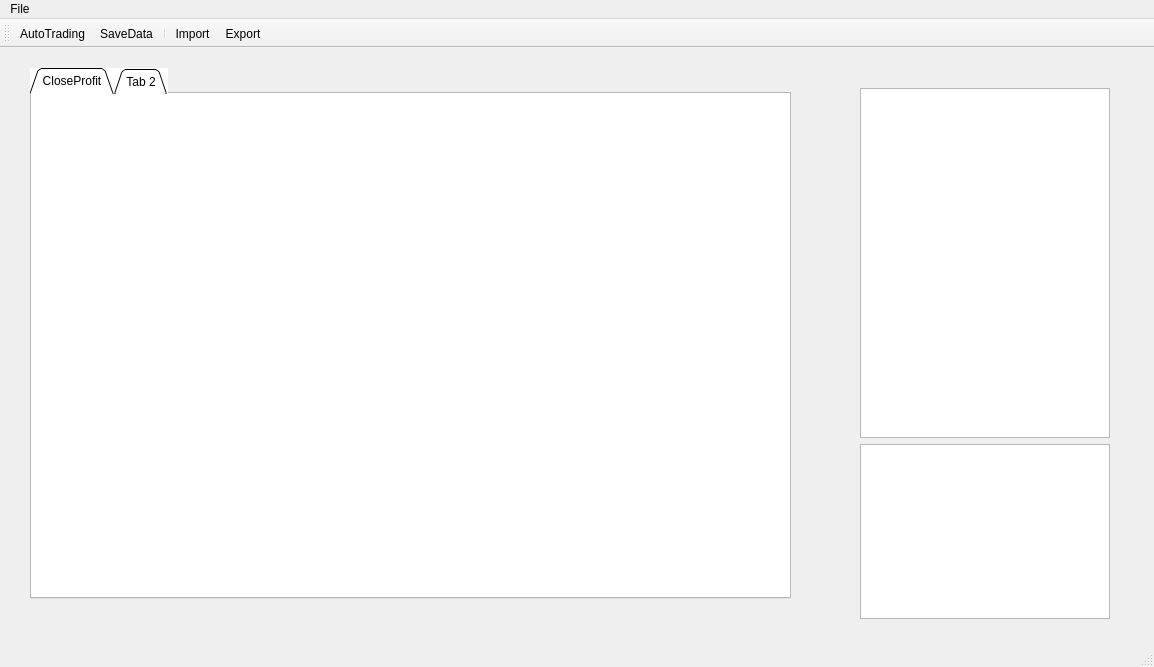
<?xml version="1.0" encoding="UTF-8"?>
<ui version="4.0">
 <class>MainWindow</class>
 <widget class="QMainWindow" name="MainWindow">
  <property name="geometry">
   <rect>
    <x>0</x>
    <y>0</y>
    <width>1154</width>
    <height>667</height>
   </rect>
  </property>
  <property name="windowTitle">
   <string>Crypto Trading Systeam</string>
  </property>
  <property name="styleSheet">
   <string notr="true"/>
  </property>
  <property name="tabShape">
   <enum>QTabWidget::Triangular</enum>
  </property>
  <widget class="QWidget" name="centralwidget">
   <widget class="QTabWidget" name="tabWidget">
    <property name="geometry">
     <rect>
      <x>30</x>
      <y>20</y>
      <width>761</width>
      <height>531</height>
     </rect>
    </property>
    <property name="focusPolicy">
     <enum>Qt::NoFocus</enum>
    </property>
    <property name="styleSheet">
     <string notr="true">background-color: rgb(255, 255, 255);</string>
    </property>
    <property name="tabShape">
     <enum>QTabWidget::Triangular</enum>
    </property>
    <property name="currentIndex">
     <number>0</number>
    </property>
    <widget class="QWidget" name="tab">
     <attribute name="title">
      <string>CloseProfit</string>
     </attribute>
    </widget>
    <widget class="QWidget" name="tab_2">
     <attribute name="title">
      <string>Tab 2</string>
     </attribute>
    </widget>
   </widget>
   <widget class="QWidget" name="">
    <property name="geometry">
     <rect>
      <x>860</x>
      <y>40</y>
      <width>252</width>
      <height>531</height>
     </rect>
    </property>
    <layout class="QVBoxLayout" name="verticalLayout" stretch="2,1">
     <item>
      <widget class="QTableView" name="NowMonitorStrategy_from">
       <property name="maximumSize">
        <size>
         <width>250</width>
         <height>400</height>
        </size>
       </property>
      </widget>
     </item>
     <item>
      <widget class="QTextEdit" name="textEdit">
       <property name="maximumSize">
        <size>
         <width>250</width>
         <height>400</height>
        </size>
       </property>
      </widget>
     </item>
    </layout>
   </widget>
  </widget>
  <widget class="QMenuBar" name="menubar">
   <property name="geometry">
    <rect>
     <x>0</x>
     <y>0</y>
     <width>1154</width>
     <height>22</height>
    </rect>
   </property>
   <widget class="QMenu" name="menuFile">
    <property name="title">
     <string>File</string>
    </property>
    <addaction name="actionimport"/>
    <addaction name="actionexport"/>
    <addaction name="separator"/>
    <addaction name="actionAutoTrading"/>
    <addaction name="actionSaveData"/>
    <addaction name="separator"/>
    <addaction name="actionReload_Day_Data"/>
    <addaction name="actionReload_Min_Data"/>
   </widget>
   <addaction name="menuFile"/>
  </widget>
  <widget class="QStatusBar" name="statusbar"/>
  <widget class="QToolBar" name="toolBar">
   <property name="windowTitle">
    <string>toolBar</string>
   </property>
   <property name="iconSize">
    <size>
     <width>32</width>
     <height>32</height>
    </size>
   </property>
   <attribute name="toolBarArea">
    <enum>TopToolBarArea</enum>
   </attribute>
   <attribute name="toolBarBreak">
    <bool>false</bool>
   </attribute>
   <addaction name="actionAutoTrading"/>
   <addaction name="actionSaveData"/>
   <addaction name="separator"/>
   <addaction name="actionimport"/>
   <addaction name="actionexport"/>
  </widget>
  <action name="actionimport">
   <property name="icon">
    <iconset resource="images.qrc">
     <normaloff>:/images/Images/ImportData.jpg</normaloff>:/images/Images/ImportData.jpg</iconset>
   </property>
   <property name="text">
    <string>Import</string>
   </property>
  </action>
  <action name="actionexport">
   <property name="icon">
    <iconset resource="images.qrc">
     <normaloff>:/images/Images/CsvExport.jpg</normaloff>:/images/Images/CsvExport.jpg</iconset>
   </property>
   <property name="text">
    <string>Export</string>
   </property>
  </action>
  <action name="actionAutoTrading">
   <property name="icon">
    <iconset resource="images.qrc">
     <normaloff>:/images/Images/Gear.png</normaloff>:/images/Images/Gear.png</iconset>
   </property>
   <property name="text">
    <string>AutoTrading</string>
   </property>
  </action>
  <action name="actionSaveData">
   <property name="icon">
    <iconset resource="images.qrc">
     <normaloff>:/images/Images/SaveData.jpg</normaloff>:/images/Images/SaveData.jpg</iconset>
   </property>
   <property name="text">
    <string>SaveData</string>
   </property>
  </action>
  <action name="actionReload_Day_Data">
   <property name="text">
    <string>Reload Day Data</string>
   </property>
  </action>
  <action name="actionReload_Min_Data">
   <property name="text">
    <string>Reload Min Data</string>
   </property>
  </action>
 </widget>
 <resources>
  <include location="images.qrc"/>
 </resources>
 <connections/>
</ui>
